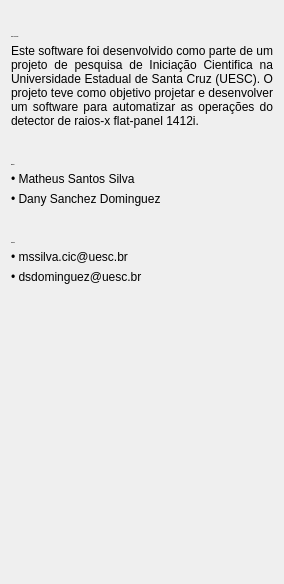
      <widget class="QWidget" name="tab_4">
       <attribute name="title">
        <string>Sobre</string>
       </attribute>
       <layout class="QVBoxLayout" name="verticalLayout_29">
        <item>
         <layout class="QVBoxLayout" name="verticalLayout_24">
          <property name="topMargin">
           <number>25</number>
          </property>
          <property name="bottomMargin">
           <number>30</number>
          </property>
          <item>
           <widget class="QLabel" name="label">
            <property name="font">
             <font>
              <family>Arial</family>
              <pointsize>-1</pointsize>
              <bold>true</bold>
             </font>
            </property>
            <property name="text">
             <string>Sobre o projeto:</string>
            </property>
           </widget>
          </item>
          <item>
           <widget class="QLabel" name="label_2">
            <property name="text">
             <string>Este software foi desenvolvido como parte de um projeto de pesquisa de Iniciação Cientifica na Universidade Estadual de Santa Cruz (UESC). O projeto teve como objetivo projetar e desenvolver um software para automatizar as operações do detector de raios-x flat-panel 1412i.</string>
            </property>
            <property name="alignment">
             <set>Qt::AlignmentFlag::AlignJustify|Qt::AlignmentFlag::AlignVCenter</set>
            </property>
            <property name="wordWrap">
             <bool>true</bool>
            </property>
           </widget>
          </item>
         </layout>
        </item>
        <item>
         <layout class="QVBoxLayout" name="verticalLayout_25">
          <property name="bottomMargin">
           <number>30</number>
          </property>
          <item>
           <widget class="QLabel" name="label_3">
            <property name="font">
             <font>
              <family>Arial</family>
              <pointsize>-1</pointsize>
              <bold>true</bold>
             </font>
            </property>
            <property name="text">
             <string>Equipe:</string>
            </property>
           </widget>
          </item>
          <item>
           <layout class="QVBoxLayout" name="verticalLayout_22">
            <item>
             <widget class="QLabel" name="label_5">
              <property name="text">
               <string>• Matheus Santos Silva</string>
              </property>
             </widget>
            </item>
            <item>
             <widget class="QLabel" name="label_4">
              <property name="text">
               <string>• Dany Sanchez Dominguez</string>
              </property>
             </widget>
            </item>
           </layout>
          </item>
         </layout>
        </item>
        <item>
         <layout class="QVBoxLayout" name="verticalLayout_27">
          <property name="bottomMargin">
           <number>30</number>
          </property>
          <item>
           <widget class="QLabel" name="label_8">
            <property name="font">
             <font>
              <family>Arial</family>
              <pointsize>-1</pointsize>
              <bold>true</bold>
             </font>
            </property>
            <property name="text">
             <string>Contato:</string>
            </property>
           </widget>
          </item>
          <item>
           <layout class="QVBoxLayout" name="verticalLayout_28">
            <item>
             <widget class="QLabel" name="label_9">
              <property name="text">
               <string>• mssilva.cic@uesc.br</string>
              </property>
             </widget>
            </item>
            <item>
             <widget class="QLabel" name="label_10">
              <property name="text">
               <string>• dsdominguez@uesc.br</string>
              </property>
             </widget>
            </item>
           </layout>
          </item>
         </layout>
        </item>
        <item>
         <spacer name="verticalSpacer_3">
          <property name="orientation">
           <enum>Qt::Orientation::Vertical</enum>
          </property>
          <property name="sizeHint" stdset="0">
           <size>
            <width>20</width>
            <height>259</height>
           </size>
          </property>
         </spacer>
        </item>
       </layout>
      </widget>
